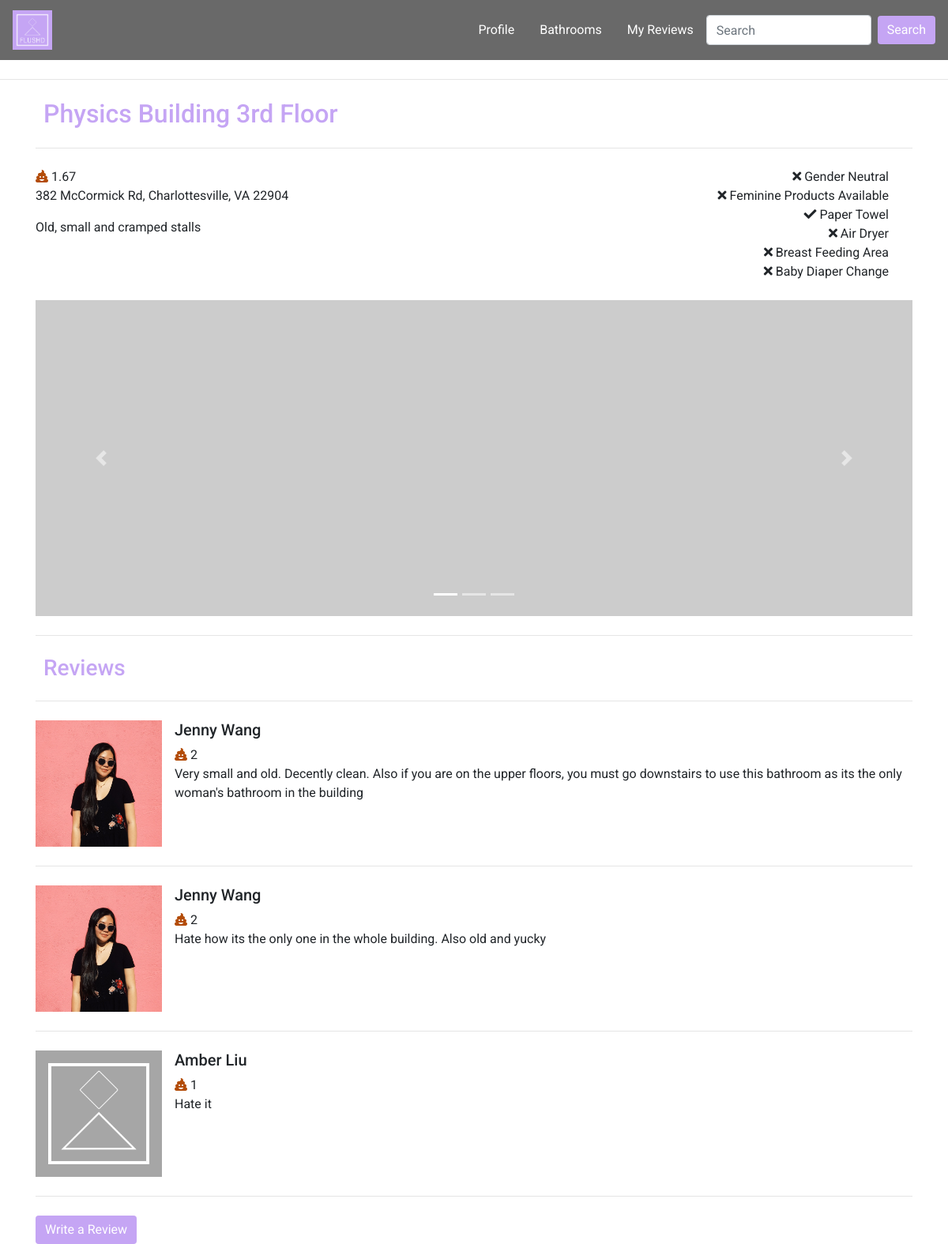
/bathroom-detail.php?bID=1, run on the app's committed database.
### tables this page shows
CREATE TABLE `bathrooms` (
  `ID` int(6) NOT NULL,
  `bTitle` varchar(100) NOT NULL,
  `bDesc` varchar(300) NOT NULL,
  `bLoc` varchar(200) NOT NULL,
  `AvgRating` float DEFAULT '0',
  `GenderNeutral` tinyint(1) NOT NULL DEFAULT '0',
  `FemProducts` tinyint(1) NOT NULL DEFAULT '0',
  `PaperTowel` tinyint(1) NOT NULL DEFAULT '0',
  `AirDryer` tinyint(1) NOT NULL DEFAULT '0',
  `BreastFeed` tinyint(1) NOT NULL DEFAULT '0',
  `Diaper` tinyint(1) NOT NULL DEFAULT '0'
);

CREATE TABLE `reviews` (
  `ID` int(6) NOT NULL,
  `uID` int(6) NOT NULL,
  `bID` int(6) NOT NULL,
  `title` varchar(100) NOT NULL,
  `rDesc` varchar(300) NOT NULL,
  `rating` int(2) NOT NULL
);

CREATE TABLE `users` (
  `ID` int(6) NOT NULL,
  `firstname` varchar(50) NOT NULL,
  `lastname` varchar(50) NOT NULL,
  `username` varchar(50) NOT NULL,
  `email` varchar(100) NOT NULL,
  `pwd` varchar(100) NOT NULL,
  `reg_date` timestamp NOT NULL DEFAULT CURRENT_TIMESTAMP COMMENT 'date the user registered',
  `profilepic` varchar(100) DEFAULT NULL,
  `admin` tinyint(1) NOT NULL DEFAULT '0'
);

### bathroom-detail.php (the view, shortened to what this page needs)
<!DOCTYPE html>
<html lang="en">
    <head>
        <link rel="stylesheet" href="https://maxcdn.bootstrapcdn.com/bootstrap/4.2.1/css/bootstrap.min.css" />
        <link rel="stylesheet" href="styles/style.css">
        <link rel="stylesheet" href="styles/bathroom-profile.css">
        <link rel="stylesheet" href="styles/user-home-style.css">
        <link rel="stylesheet" href="https://use.fontawesome.com/releases/v5.7.2/css/all.css">
    </head>
<?php
$bID = (int) $_GET['bID'];
$servername = "localhost";
$username = "root";
$password = "";
$dbname = "flushd";
$conn = new mysqli($servername, $username, $password, $dbname);
$get_bath_detail = "SELECT bTitle, AvgRating, bLoc, bDesc
FROM bathrooms B
WHERE ID=$bID";
$result = $conn->query($get_bath_detail);
if ($result -> num_rows > 0) {
    $row = $result->fetch_assoc();
    extract($row);
} else {
    echo 'No results';
}
$get_reviews = "SELECT R.ID, R.title, R.uID, R.rDesc, R.rating, U.firstname, U.lastname, U.profilepic
FROM bathrooms B
INNER JOIN reviews R ON R.bID = B.ID
INNER JOIN users U ON R.uID = U.ID
WHERE R.bID=$bID";
$reviews = null;
$result = $conn->query($get_reviews);
if ($result -> num_rows > 0) {
    while($row = $result->fetch_assoc()) {
        extract($row);
        $reviews[] = array('rID'=>$ID,'rTitle'=>$title, 'rDesc'=>$rDesc, 'rating'=>$rating, 'uID'=>$uID,
         'fname'=>$firstname, 'lname'=>$lastname, 'profilepic'=>$profilepic);
    }
}
?>
    <body>
        <nav class="navbar sticky-top navbar-expand-lg" id="mainNav">
            <a class="navbar-brand" href="user-home.html">
              <img src="images/FLUSHD_logo.PNG" width="50" height="50" class="d-inline-block align-top" alt="logo">
            </a>
            <div class="collapse navbar-collapse justify-content-end" id="collapsibleNavbar">
                <ul class="nav nav-pills">
                    <li class="nav-item">
                      <a class="nav-link" id="profile-link" href="user-profile.php">Profile</a>
                    </li>
                    <li class="nav-item">
                        <a class="nav-link" id="bathroom-link" href="bathroom-index.html">Bathrooms</a>
                    </li>
                    <li class="nav-item">
                      <a class="nav-link" id="reviews-link" href="#">My Reviews</a>
                    </li>
                </ul>
                <form class="form-inline my-2 my-lg-0">
                    <input class="form-control mr-sm-2" type="search" placeholder="Search" aria-label="Search">
                    <button class="btn btn-outline-success my-2 my-sm-0" type="submit">Search</button>
                </form>
            </div>
        </nav>
        <hr class="my-4">
        <div class="container" id="bathroomInfo">
            <h2 id="bathroom-title"><?php echo $bTitle;?></h2>
            <hr class="my-4">
            <div class="row">
                <div class="col left-col">
                        <span class="fas fa-poo checked" id="poo-rating1"></span>
                        <span id="avg-rating"><?php echo round($AvgRating, 2); ?></span>
                        <p id="bath-address"><?php echo $bLoc;?></p>
                        <p id="bath-desc"><?php echo $bDesc?></p>
                </div>
                <div class="col right-col">
                    <i class="<?php $xml=simplexml_load_file("bathrooms.xml") or die("Error: Cannot create object");
                        if($xml->bath[$bID]->GenderNeutral == 1) {echo 'fas fa-check';} else{echo 'fas fa-times';} ?>" id="gender-icon"></i><span> Gender Neutral</span><br>
                    <i class="<?php $xml=simplexml_load_file("bathrooms.xml") or die("Error: Cannot create object");
                        if($xml->bath[$bID]->FemProducts == 1) {echo 'fas fa-check';} else{echo 'fas fa-times';} ?>" id="fem-icon"></i><span> Feminine Products Available</span><br>
                    <i class="<?php $xml=simplexml_load_file("bathrooms.xml") or die("Error: Cannot create object");
                        if($xml->bath[$bID]->PaperTowel == 1) {echo 'fas fa-check';} else{echo 'fas fa-times';} ?>" id="paper-icon"></i><span> Paper Towel</span><br>
                    <i class="<?php $xml=simplexml_load_file("bathrooms.xml") or die("Error: Cannot create object");
                        if($xml->bath[$bID]->AirDryer == 1) {echo 'fas fa-check';} else{echo 'fas fa-times';} ?>" id="air-icon"></i><span> Air Dryer</span><br>
                    <i class="<?php $xml=simplexml_load_file("bathrooms.xml") or die("Error: Cannot create object");
                        if($xml->bath[$bID]->BreastFeed == 1) {echo 'fas fa-check';} else{echo 'fas fa-times';} ?>" id="breast-icon"></i><span> Breast Feeding Area</span><br>
                    <i class="<?php $xml=simplexml_load_file("bathrooms.xml") or die("Error: Cannot create object");
                        if($xml->bath[$bID]->Diaper == 1) {echo 'fas fa-check';} else{echo 'fas fa-times';} ?>" id="diaper-icon"></i><span> Baby Diaper Change</span><br>
                </div>
            </div>
            <br>
            <div id="bathroomPics" class="carousel slide" data-ride="carousel">
                <ol class="carousel-indicators">
                    <li data-target="#bathroomPics" data-slide-to="0" class="active"></li>
                    <li data-target="#bathroomPics" data-slide-to="1"></li>
                    <li data-target="#bathroomPics" data-slide-to="2"></li>
              </ol>
                <div class="carousel-inner">
                    <div class="carousel-item active">
                        <img src="http://placehold.it/150x150" class="d-block w-100" alt="pic1">
                    </div>
                </div>
                <a class="carousel-control-prev" href="#bathroomPics" role="button" data-slide="prev">
                    <span class="carousel-control-prev-icon" aria-hidden="true"></span>
                </a>
                <a class="carousel-control-next" href="#bathroomPics" role="button" data-slide="next">
                    <span class="carousel-control-next-icon" aria-hidden="true"></span>
                </a>
            </div>
            <hr class="my-4">
        </div>
        <div class="container" id='reviews'>
            <h3>Reviews</h3>
            <div class="review-container">
            <hr class="my-4">
            <?php
            if ($reviews != null) {
            foreach ($reviews as $review) { ?>
            <div class="review">
            <div class="media">
                <img src="<?php if ($review['profilepic'] != null) {echo $review['profilepic'];} else {echo 'images/defaulticon.png';}?>"
                style="width: 10rem; height: 10rem;" class="align-self-start mr-3 image-fluid" alt="...">
                <div class="media-body">
                    <h5 class="mt-0"><?php echo $review['fname'] . ' ' . $review['lname'];?></h5>
                    <span class="fas fa-poo checked"></span><span class="usr-rating"> <?php echo $review['rating'] ?> </span>
                    <p><?php echo $review['rDesc'] ?></p>
                </div>
            </div>
            <hr class="my-4">
            </div>
            <?php }
            } else {echo 'No reviews';} ?>
            </div>
        </div>
        <div class="container">
            <a href="submit-review.php" class="btn btn-primary" id="reviewFormSubmitBtn">Write a Review</a>
        </div>
    </body>
</html>

### styles/style.css (style rules this page uses)
.btn { font-family: "Roboto", sans-serif; background:#C5A5F4; border:#C5A5F4; }
a { font-family: "Roboto", sans-serif; color:#C5A5F4; }
h2 { font-family: "Roboto", sans-serif; color:#C5A5F4; padding-left: 10px; }
h3 { font-family: "Roboto", sans-serif; color:#C5A5F4; padding-left: 10px; }
#mainNav { font-family: "Roboto", sans-serif; background-color: rgb(105, 105, 105); }
#mainNav a { font-family: "Roboto", sans-serif; color:white; }
body { position:relative; font-family: "Roboto", sans-serif; }
html { scroll-behavior: smooth; }
* { box-sizing: border-box; }
.row { width: 100%; }

### styles/bathroom-profile.css (style rules this page uses)
.carousel-inner { width:100%; max-height: 400px !important; }
.d-block { width:100%; }
.checked { color:rgb(179, 76, 8); }
.left-col { text-align: left; }
.right-col { text-align: right; }

### styles/user-home-style.css (style rules this page uses)
.btn { color:white; }

### data on the page
bathrooms: bTitle "Physics Building 3rd Floor", AvgRating "1.67", bLoc "382 McCormick Rd, Charlottesville, VA 22904", bDesc "Old, small and cramped stalls"
reviews: uID.profilepic (picture), uID.firstname "Jenny", uID.lastname "Wang", rating "2", rDesc "Very small and old. Decently clean. Also if you are on the upper floors, you must go downstairs to use this bathroom as its the only woman's bathroom in the building"
reviews: uID.profilepic (picture), uID.firstname "Jenny", uID.lastname "Wang", rating "2", rDesc "Hate how its the only one in the whole building. Also old and yucky"
reviews: uID.firstname "Amber", uID.lastname "Liu", rating "1", rDesc "Hate it"
